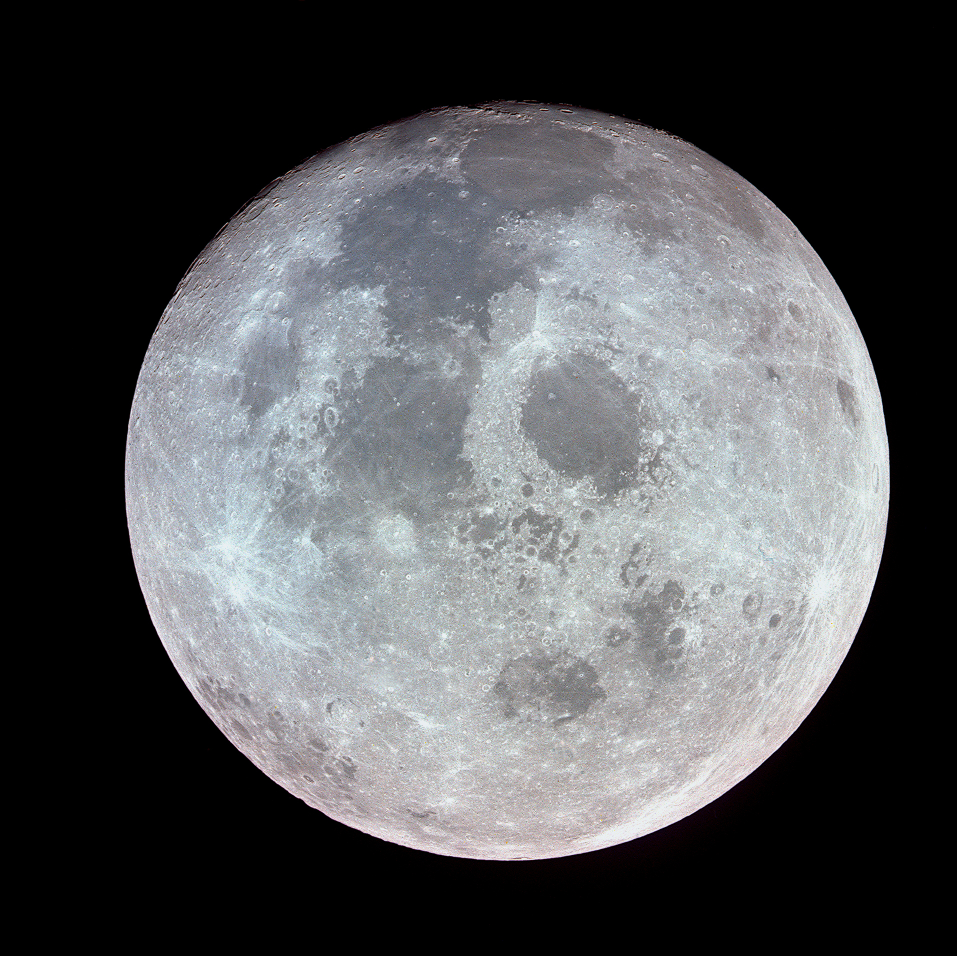
#> input picture tools/sources/moon_nasa.jpg, 1913 x 1911 px (shown at 1/2 size)
$ python generate_sun_moon.py
#> lines starting #> are read from the running program, lines starting #| are printed output that depends on the picture; after the words box and inside, x2 and y2 are one past the last pixel; in counts of white or black regions, pixels touching at a corner belong together
"""Generates the sun and moon textures of the pack.

mcpack/textures/environment/sun.png          256x256 RGBA, round sun
mcpack/textures/environment/moon_phases.png  2160x1080 RGBA, 4x2 tiles of 540x540, the 8 phases

Sun: a disc with limb darkening (centre white, rim warmer) and a soft glow around it.

Moon: the real surface comes from a NASA photograph of the near side (tools/sources/moon_nasa.jpg),
which is almost a full moon, so it works as the albedo. Every phase relights that albedo on a sphere:
  - the sphere normal comes from the disc (orthographic view, x right, y up, z toward the viewer)
  - the light direction is rotated by the phase angle, waxing phases are lit from the right and waning
    phases from the left (northern hemisphere view)
  - brightness follows the Lommel-Seeliger law, 2*mu0/(mu0 + mu), which is why a full moon is flat
    and why the lit limb stays bright, instead of the Lambert law that would darken it
  - the terminator is softened a little and the dark side gets a faint earthshine
Tile order is the same as the vanilla moon_phases.png:
  full, waning gibbous, last quarter, waning crescent / new, waxing crescent, first quarter, waxing gibbous

Usage: python3 tools/generate_sun_moon.py
Needs: numpy, scipy, Pillow
"""
import os

import numpy as np
from PIL import Image, ImageFilter
from scipy import ndimage

HERE = os.path.dirname(os.path.abspath(__file__))
OUT_DIR = os.path.normpath(os.path.join(HERE, "..", "mcpack", "textures", "environment"))
MOON_SOURCE = os.path.join(HERE, "sources", "moon_nasa.jpg")

SUN_SIZE = 256
SUN_DISC = 0.25      # disc diameter as a fraction of the tile (vanilla: 8 of 32 px), the rest is glow
MOON_TILE = 540
MOON_DISC = 0.25     # disc diameter as a fraction of the tile (vanilla: 8 of 32 px)

# (phase angle in degrees, waxing). 0 degrees is a full moon, 180 degrees a new moon
PHASES = [(0, False), (45, False), (90, False), (135, False), (180, False), (135, True), (90, True), (45, True)]


def smoothstep(a, b, x):
    t = np.clip((x - a) / (b - a), 0.0, 1.0)
    return t * t * (3.0 - 2.0 * t)


def make_sun():
    n = SUN_SIZE
    c = n / 2.0
    ys, xs = np.mgrid[0:n, 0:n]
    r = np.hypot(xs + 0.5 - c, ys + 0.5 - c)
    radius = SUN_DISC * n / 2.0

    # disc: limb darkening I(mu) = 1 - u*(1 - mu) with u = 0.3, mu = cos of the angle to the view direction
    mu = np.sqrt(np.clip(1.0 - (r / radius) ** 2, 0.0, 1.0))
    limb = 1.0 - 0.30 * (1.0 - mu)
    centre = np.array([1.00, 0.98, 0.94])
    rim = np.array([1.00, 0.88, 0.70])
    disc_col = (rim[None, None, :] * (1.0 - mu[..., None]) + centre[None, None, :] * mu[..., None]) * limb[..., None]
    disc_a = np.clip(radius + 0.5 - r, 0.0, 1.0)

    # glow: falls off from the rim, reaches zero before the tile edge
    glow_a = 0.22 * np.exp(-np.clip(r - radius, 0.0, None) / (0.10 * n)) * (1.0 - smoothstep(0.30 * n, 0.5 * n, r))
    glow_col = np.array([1.00, 0.93, 0.80])

    alpha = disc_a + glow_a * (1.0 - disc_a)
    # color is premultiplied outside the disc so additive and alpha blending both give the same glow
    rgb = disc_col * disc_a[..., None] + glow_col[None, None, :] * (glow_a * (1.0 - disc_a))[..., None]
    out = np.dstack([np.clip(rgb, 0, 1), np.clip(alpha, 0, 1)])
    return Image.fromarray((out * 255.0 + 0.5).astype(np.uint8), "RGBA")


def fit_circle(gray):
    mask = gray > 30
    edge = mask & ~ndimage.binary_erosion(mask, iterations=2)
    ys, xs = np.nonzero(edge)
    A = np.c_[2 * xs, 2 * ys, np.ones_like(xs)]
    b = xs ** 2 + ys ** 2
    sol = np.linalg.lstsq(A, b, rcond=None)[0]
    cx, cy = sol[0], sol[1]
    radius = np.sqrt(sol[2] + cx ** 2 + cy ** 2)
    for _ in range(3):  # drop the terminator side and refit
        d = np.hypot(xs - cx, ys - cy)
        keep = np.abs(d - radius) < 0.012 * radius
        sol = np.linalg.lstsq(A[keep], b[keep], rcond=None)[0]
        cx, cy = sol[0], sol[1]
        radius = np.sqrt(sol[2] + cx ** 2 + cy ** 2)
    return cx, cy, radius


def moon_albedo_tile():
    src = Image.open(MOON_SOURCE).convert("RGB")
    gray = np.asarray(src.convert("L").filter(ImageFilter.GaussianBlur(2)), dtype=float)
    cx, cy, radius = fit_circle(gray)
    target_r = MOON_DISC * MOON_TILE / 2.0
    # cut out the disc with a small margin, shrink it to the size it has in the tile, and centre it on a black tile
    margin = 1.02
    box = (cx - margin * radius, cy - margin * radius, cx + margin * radius, cy + margin * radius)
    size = int(round(2.0 * margin * target_r / 2.0)) * 2
    disc = src.resize((size, size), Image.LANCZOS, box=box)
    tile = Image.new("RGB", (MOON_TILE, MOON_TILE), (0, 0, 0))
    tile.paste(disc, ((MOON_TILE - size) // 2, (MOON_TILE - size) // 2))
    return np.asarray(tile, dtype=float) / 255.0, size / (2.0 * margin)


def make_moon():
    albedo, radius = moon_albedo_tile()
    n = MOON_TILE
    c = n / 2.0
    ys, xs = np.mgrid[0:n, 0:n]
    x = (xs + 0.5 - c) / radius
    y = -(ys + 0.5 - c) / radius
    r2 = x * x + y * y
    z = np.sqrt(np.clip(1.0 - r2, 0.0, 1.0))
    alpha = np.clip(radius + 0.5 - np.sqrt(r2) * radius, 0.0, 1.0)

    sheet = np.zeros((2 * n, 4 * n, 4))
    for index, (angle_deg, waxing) in enumerate(PHASES):
        a = np.radians(angle_deg)
        lx = np.sin(a) * (1.0 if waxing else -1.0)
        lz = np.cos(a)
        mu0 = x * lx + z * lz                       # cosine of the angle to the sun
        mu = z                                      # cosine of the angle to the viewer
        lit = np.clip(mu0, 0.0, None)
        ls = np.minimum(2.0 * lit / (lit + mu + 1e-3), 1.25)       # Lommel-Seeliger, 1.0 for a full moon
        term = smoothstep(0.0, 0.08, mu0)                          # soft terminator
        gain = 1.0 - 0.35 * (angle_deg / 180.0)                    # a partial moon is dimmer than its lit area suggests
        illum = ls * term * gain
        earthshine = 0.04 * (angle_deg / 180.0)                    # faint light reflected by the Earth on the dark side
        shade = illum + earthshine * (1.0 - term)
        color = albedo * shade[..., None]
        color = color * alpha[..., None]            # premultiplied, background stays black
        tile = np.dstack([np.clip(color, 0, 1), alpha])
        row, col = divmod(index, 4)
        sheet[row * n:(row + 1) * n, col * n:(col + 1) * n] = tile
    return Image.fromarray((sheet * 255.0 + 0.5).astype(np.uint8), "RGBA")


def main():
    os.makedirs(OUT_DIR, exist_ok=True)
    sun = make_sun()
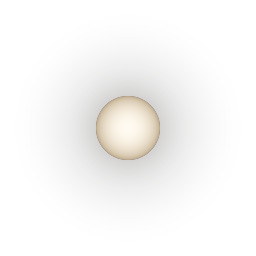
#> sun: PIL image 256x256 RGBA; mean R, G, B, A 18, 16.9, 15.1, 19.2; transparent parts drawn white
    sun.save(os.path.join(OUT_DIR, "sun.png"), optimize=True)
    moon = make_moon()
#> in moon_albedo_tile, src is the input picture: PIL image 1913x1911 RGB; mean R, G, B 83.9, 85.1, 87.4
#> in fit_circle, `mask = gray > 30`:
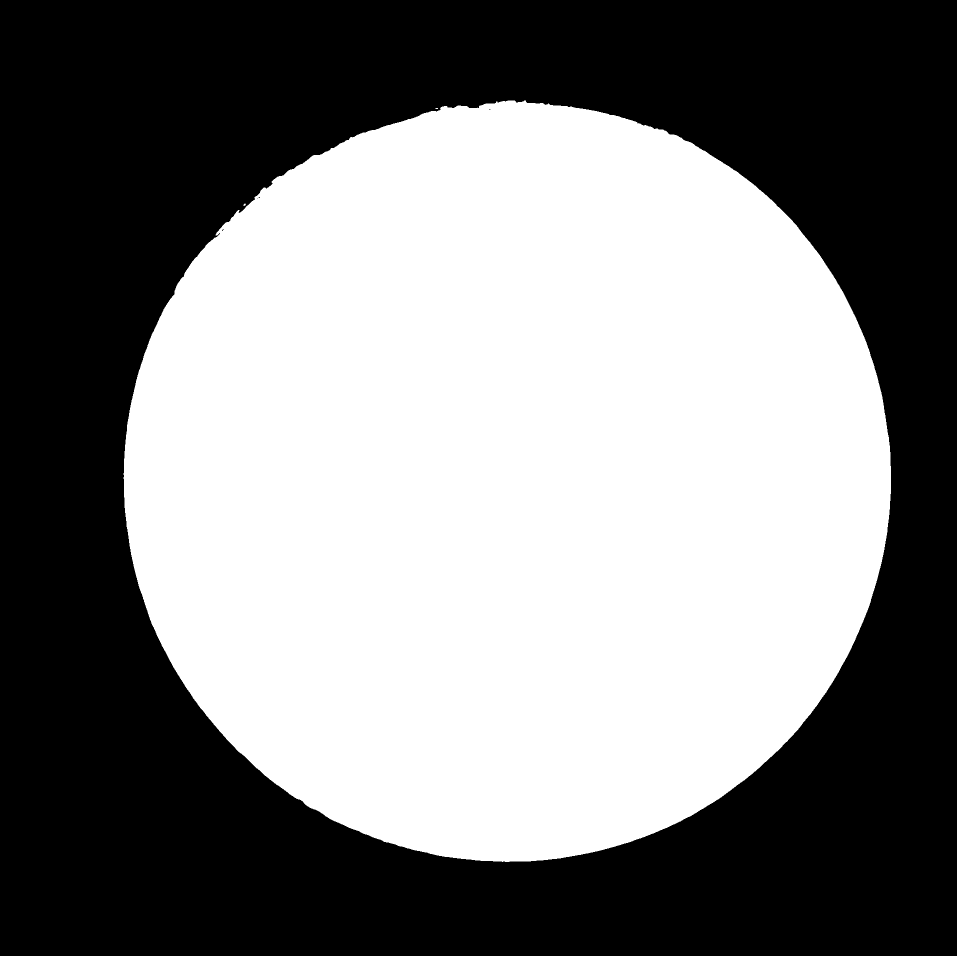
#> mask: shape (1911, 1913) bool (shown at 1/2 size); 50.1% white; 5 black regions (4 under 20 px), largest, box (x1, y1, x2, y2) and area: (0, 0, 1913, 1911) 1822521
#> in fit_circle, `edge = mask & ~ndimage.binary_erosion(mask, iterations=2)`: edge: shape (1911, 1913) bool; 0.24% white in thin lines or dots, all inside (x1, y1, x2, y2) = (247, 201, 1782, 1724)
#> in fit_circle, `ys, xs = np.nonzero(edge)`: ys = 8893 values from 201 to 1723; xs = 8893 values, max 1781 at index 4456, min 247 at index 4509, mean 1005.5
#> in fit_circle, `b = xs ** 2 + ys ** 2`: b = 8893 values, max 4673986 at index 6652, min 401408 at index 2454, mean 2486490.6
#> in fit_circle, `sol = np.linalg.lstsq(A, b, rcond=None)[0]`: sol = [1015.8, 962.3, -1376013.7]
#> in fit_circle, `cx, cy = sol[0], sol[1]`: cx = 1015.8; cy = 962.3
#> in fit_circle, `radius = np.sqrt(sol[2] + cx ** 2 + cy ** 2)`: radius = 762.8
#> the loop in fit_circle, `for _ in range(3):` made 3 passes
#> (sol, cx, cy, radius) on passes 1 to 3: ([1015.5, 961.1, -1371993.8], 1015.5, 961.1, 763.5), ([1015.3, 960.5, -1370114], 1015.3, 960.5, 763.8), ([1015.3, 960.3, -1369386.9], 1015.3, 960.3, 763.9)
#> in moon_albedo_tile, `cx, cy, radius = fit_circle(gray)`: cx = 1015.3; cy = 960.3; radius = 763.9
#> in moon_albedo_tile, `box = (cx - margin * radius, cy - margin * radius, cx + margin * radiu..`: box = (236.1, 181.1, 1794.4, 1739.4)
#> in moon_albedo_tile, `tile = Image.new("RGB", (MOON_TILE, MOON_TILE), (0, 0, 0))`: tile: PIL image 540x540 RGB; every value is 0
#> in moon_albedo_tile, `tile.paste(disc, ((MOON_TILE - size) // 2, (MOON_TILE - size) // 2))`:
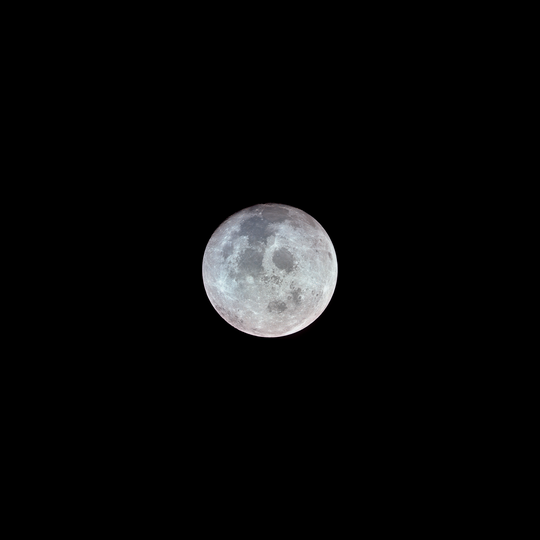
#> tile: PIL image 540x540 RGB; mean R, G, B 8.3, 8.4, 8.6
#> in make_moon, `albedo, radius = moon_albedo_tile()`: radius = 67.65
#> in make_moon, `y = -(ys + 0.5 - c) / radius`:
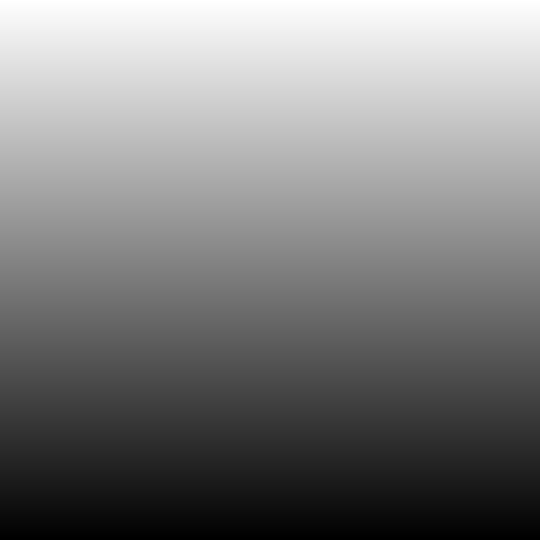
#> y: shape (540, 540) float64; min -3.98, max 3.98, mean -3.74e-17; drawn with min black and max white
#> in make_moon, `r2 = x * x + y * y`:
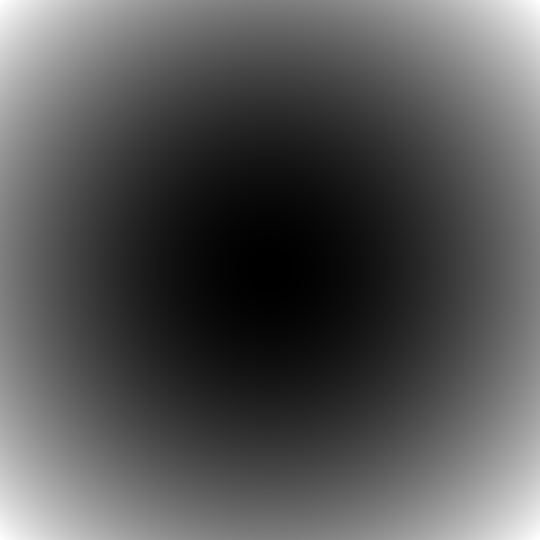
#> r2: shape (540, 540) float64; min 0.000109, max 31.74, mean 10.6; drawn with min black and max white
#> after the loop in make_moon, `for index, (angle_deg, waxing) in enumerate(PHASES):`:
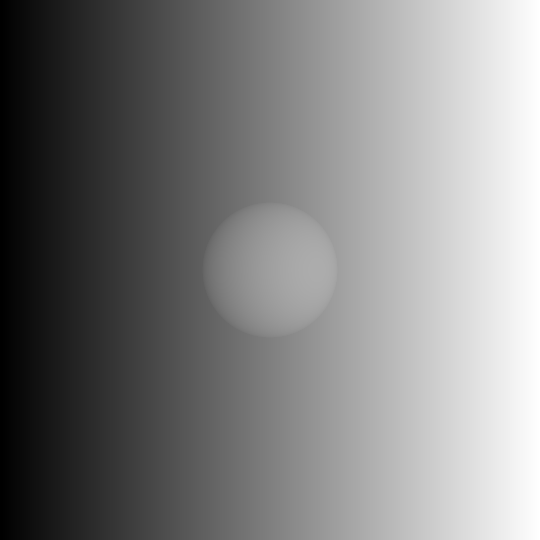
#> mu0: shape (540, 540) float64; min -2.82, max 2.82, mean 0.0232; drawn with min black and max white
#> after the loop in make_moon, `for index, (angle_deg, waxing) in enumerate(PHASES):`:
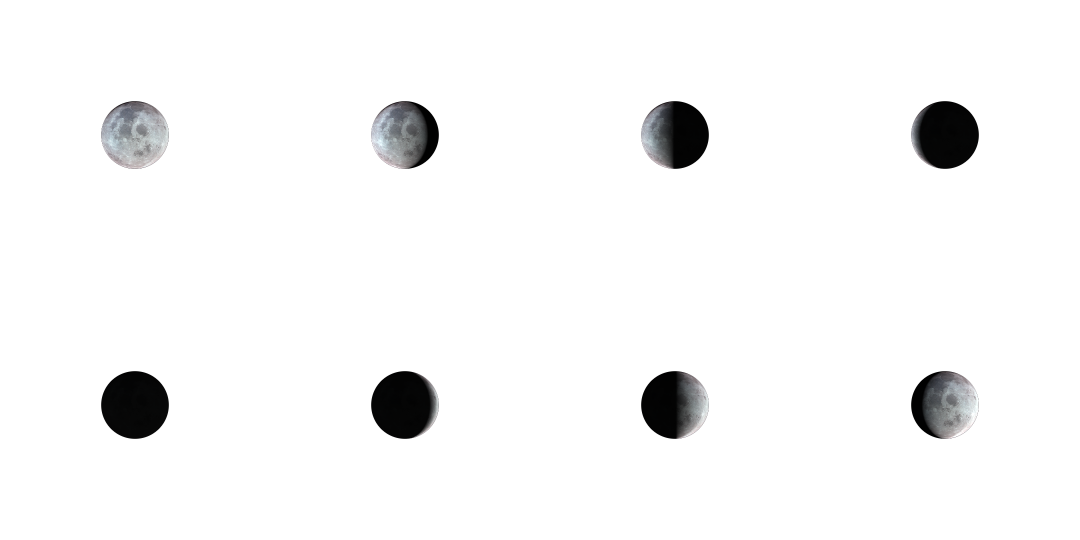
#> sheet: shape (1080, 2160, 4) float64 (shown at 1/2 size); mean of channels 0, 1, 2, 3 0.0128, 0.013, 0.0133, 0.0493; transparent parts drawn white
    moon.save(os.path.join(OUT_DIR, "moon_phases.png"), optimize=True)
    print("sun", sun.size, "moon", moon.size, "->", OUT_DIR)
#| sun (256, 256) moon (2160, 1080) -> mcpack/textures/environment


if __name__ == "__main__":
    main()
